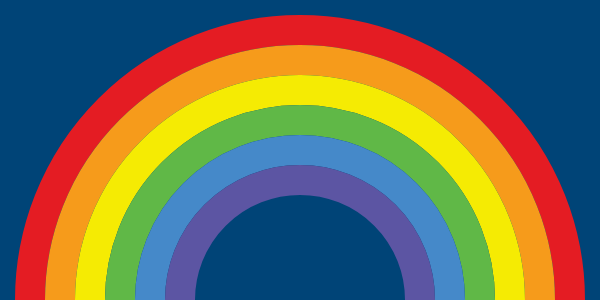
Frame 1 (no input)
Frame 60 (no input): identical to frame 1, image omitted
Frame 120 (the mouse pressed at the canvas centre since frame 60): identical to frame 1, image omitted

The p5.js sketch that drew this single still picture (run headless with seeded random() and noise() and a simulated clock; from frame 60 on, the mouse is pressed at the canvas centre):

// p5.js sketch
// ── sketch.js
const red = 'rgb(228,28,35)'
const orange = 'rgb(246,155,27)'
const yellow = 'rgb(245,235,3)'
const green = 'rgb(96,184,71)'
const indigo = 'rgb(69,137,201)'
const violet = 'rgb(92,85,163)'
const color_list = [red, orange, yellow, green, indigo, violet]

function setup() {
  createCanvas(600, 300);
}

function draw() {
  background('#004477');
  stroke(red)
  strokeWeight(30)
  noFill()
  start_proportion = 1.8
  for (let i = 0; i < 6; i++){
    stroke(color_list[i])
    arc(width/2,height,height*start_proportion, height*start_proportion, 0, TWO_PI, OPEN)
    start_proportion -= 0.2
  }
}
